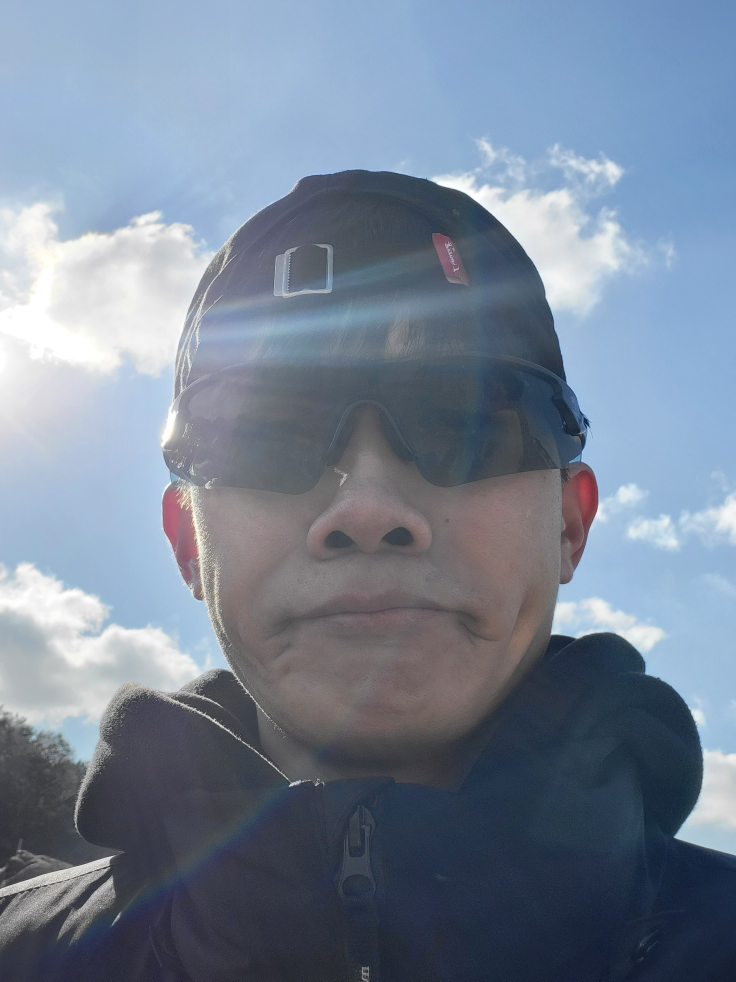
#> input picture 1. CNN/25_07_21/images/test.jpg, 2208 x 2944 px (shown at 1/3 size)
$ python 1-2-2.py
#> lines starting #> are read from the running program, lines starting #| are printed output that depends on the picture
import cv2

img_gray = cv2.imread("./images/test.jpg", cv2.IMREAD_GRAYSCALE)
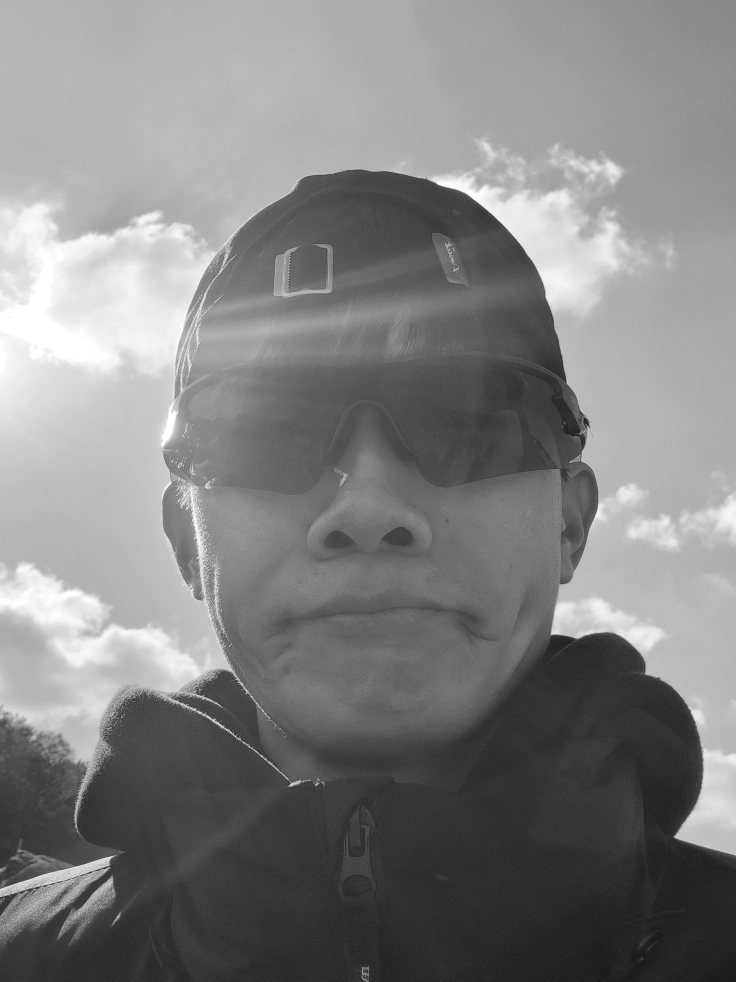
#> img_gray: shape (2944, 2208) (shown at 1/3 size); min 7, max 255, mean 129.6

img_gray = cv2.resize(img_gray, (600, 600))
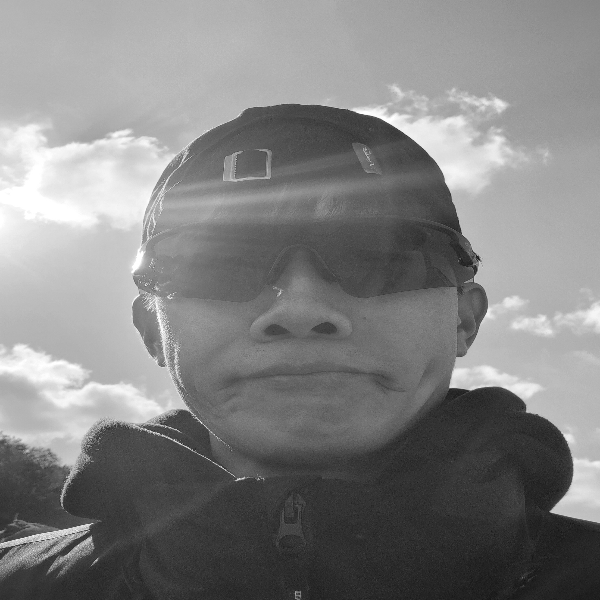
#> img_gray: shape (600, 600); min 18, max 255, mean 129.5

cv2.imshow("test", img_gray)

cv2.waitKey(0)

cv2.destroyAllWindows()
